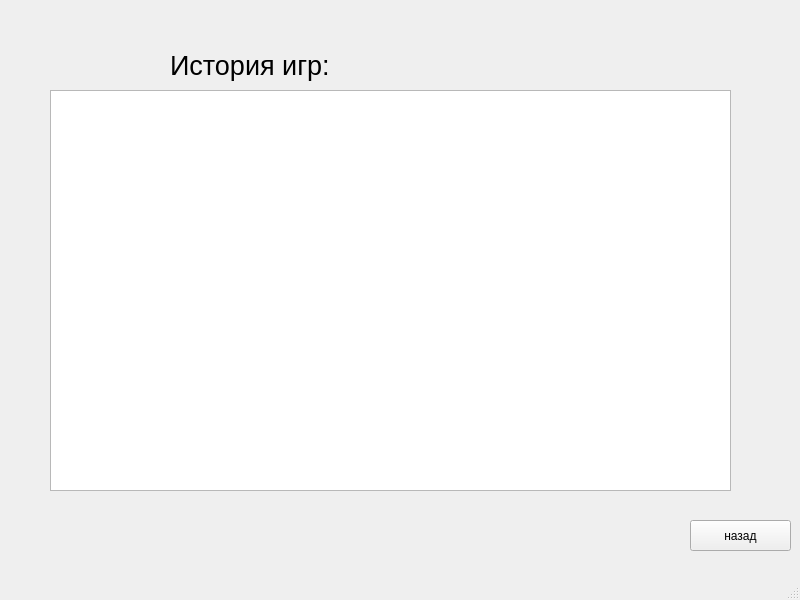
<?xml version="1.0" encoding="UTF-8"?>
<ui version="4.0">
 <class>MainWindow</class>
 <widget class="QMainWindow" name="MainWindow">
  <property name="geometry">
   <rect>
    <x>0</x>
    <y>0</y>
    <width>800</width>
    <height>600</height>
   </rect>
  </property>
  <property name="windowTitle">
   <string>Рейтинг</string>
  </property>
  <property name="windowIcon">
   <iconset>
    <normaloff>icon.png</normaloff>icon.png</iconset>
  </property>
  <property name="statusTip">
   <string>Рейтинг игроков</string>
  </property>
  <widget class="QWidget" name="centralwidget">
   <widget class="QTableWidget" name="tableWidget">
    <property name="geometry">
     <rect>
      <x>50</x>
      <y>90</y>
      <width>681</width>
      <height>401</height>
     </rect>
    </property>
   </widget>
   <widget class="QLabel" name="label">
    <property name="geometry">
     <rect>
      <x>170</x>
      <y>40</y>
      <width>451</width>
      <height>51</height>
     </rect>
    </property>
    <property name="font">
     <font>
      <pointsize>20</pointsize>
     </font>
    </property>
    <property name="text">
     <string>История игр:</string>
    </property>
   </widget>
   <widget class="QPushButton" name="back">
    <property name="geometry">
     <rect>
      <x>690</x>
      <y>520</y>
      <width>101</width>
      <height>31</height>
     </rect>
    </property>
    <property name="font">
     <font>
      <pointsize>9</pointsize>
     </font>
    </property>
    <property name="text">
     <string>назад</string>
    </property>
   </widget>
   <widget class="QLabel" name="label_2">
    <property name="geometry">
     <rect>
      <x>570</x>
      <y>20</y>
      <width>221</width>
      <height>161</height>
     </rect>
    </property>
    <property name="text">
     <string/>
    </property>
    <property name="pixmap">
     <pixmap>pedestal.jpg</pixmap>
    </property>
   </widget>
  </widget>
  <widget class="QMenuBar" name="menubar">
   <property name="geometry">
    <rect>
     <x>0</x>
     <y>0</y>
     <width>800</width>
     <height>21</height>
    </rect>
   </property>
  </widget>
  <widget class="QStatusBar" name="statusbar"/>
 </widget>
 <resources/>
 <connections/>
</ui>
